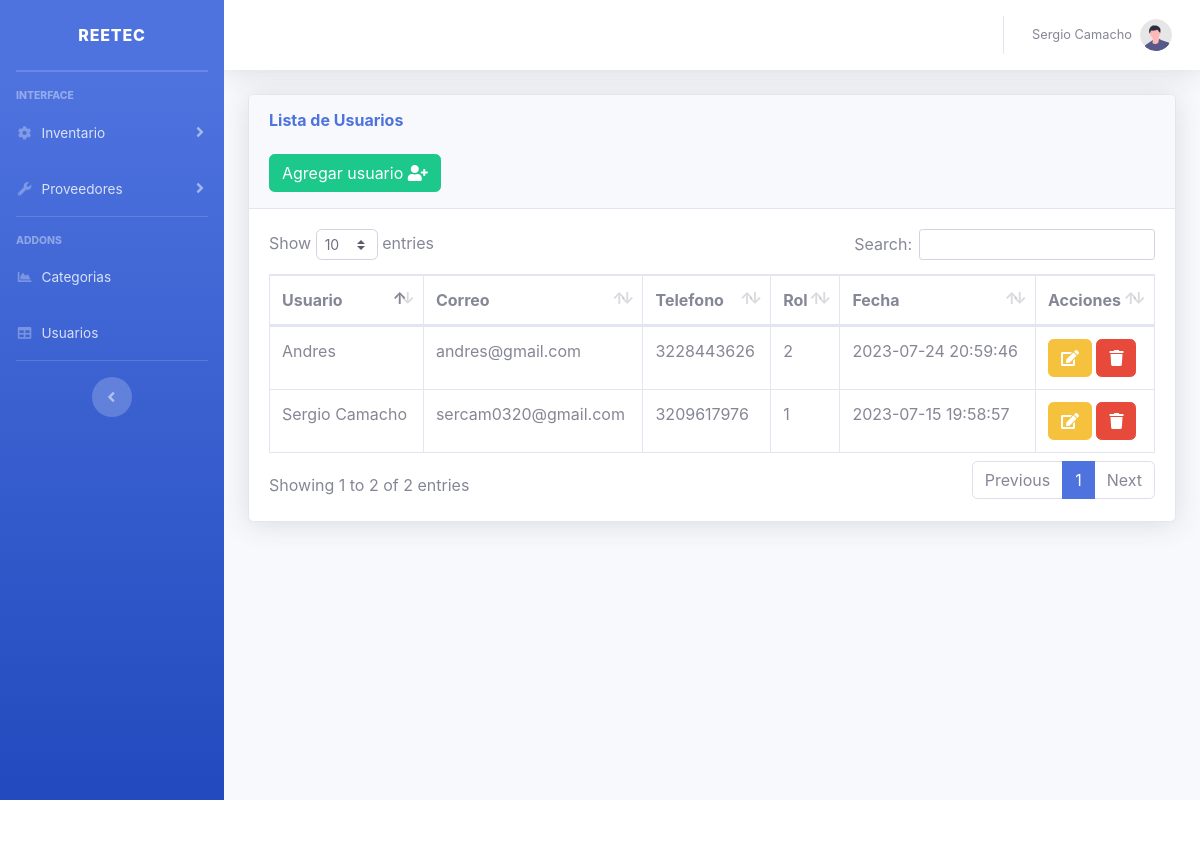
The page /views/usuarios.php (signed in) on the database its author committed.
### tables this page shows
CREATE TABLE `users` (
  `id` int(11) NOT NULL,
  `usuario` varchar(50) NOT NULL,
  `correo` varchar(50) NOT NULL,
  `telefono` varchar(50) NOT NULL,
  `password` varchar(300) NOT NULL,
  `fecha` timestamp NOT NULL DEFAULT current_timestamp() ON UPDATE current_timestamp(),
  `id_rol` int(11) NOT NULL
);

### views/usuarios.php (the view, shortened to what this page needs)
<?php include "../includes/header.php"; ?>
<body id="page-top">
    <div class="container-fluid">
        <div class="card shadow mb-4">
            <div class="card-header py-3">
                <h6 class="m-0 font-weight-bold text-primary">Lista de Usuarios</h6>
                <br>
                <button type="button" class="btn btn-success" data-toggle="modal" data-target="#user">
                    <span class="glyphicon glyphicon-plus"></span> Agregar usuario <i class="fa fa-user-plus"></i> </a></button>
            </div>
            <div class="card-body">
                <div class="table-responsive">
                    <table class="table table-bordered" id="dataTable" width="100%" cellspacing="0">
                        <thead>
                            <tr>
                                <th>Usuario</th>
                                <th>Correo</th>
                                <th>Telefono</th>
                                <th>Rol</th>
                                <th>Fecha</th>
                                <th>Acciones</th>
                            </tr>
                        </thead>
                        <tbody>
                            <?php
                            require_once("../includes/db.php");
                            $result = mysqli_query($conexion, "SELECT * FROM users ");
                            while ($fila = mysqli_fetch_assoc($result)) :
                            ?>
                                <tr>
                                    <td><?php echo $fila['usuario']; ?></td>
                                    <td><?php echo $fila['correo']; ?></td>
                                    <td><?php echo $fila['telefono']; ?></td>
                                    <td><?php echo $fila['id_rol']; ?></td>
                                    <td><?php echo $fila['fecha']; ?></td>
                                    <td>
                                        <button type="button" class="btn btn-warning" data-toggle="modal" data-target="#editar<?php echo $fila['id']; ?>">
                                            <i class="fa fa-edit "></i>
                                        </button>
                                        <a href="../includes/eliminar_user.php?id=<?php echo $fila['id'] ?>" class="btn btn-danger btn-del">
                                            <i class="fa fa-trash "></i></a>
                                    </td>
                                </tr>
                            <?php endwhile; ?>
                        </tbody>
                    </table>
                </div>
            </div>
        </div>
    </div>
    </div>
    </div>
    </div>
</body>
<?php include "../includes/footer.php"; ?>
</html>

### rows shown on the page
users: usuario "Sergio Camacho", correo "sercam0320@gmail.com", telefono "3209617976", id_rol "1", fecha "2023-07-15 19:58:57"
users: usuario "Andres", correo "andres@gmail.com", telefono "3228443626", id_rol "2", fecha "2023-07-24 20:59:46"

### other values the page prints
$_SESSION['usuario'] "Sergio Camacho"
